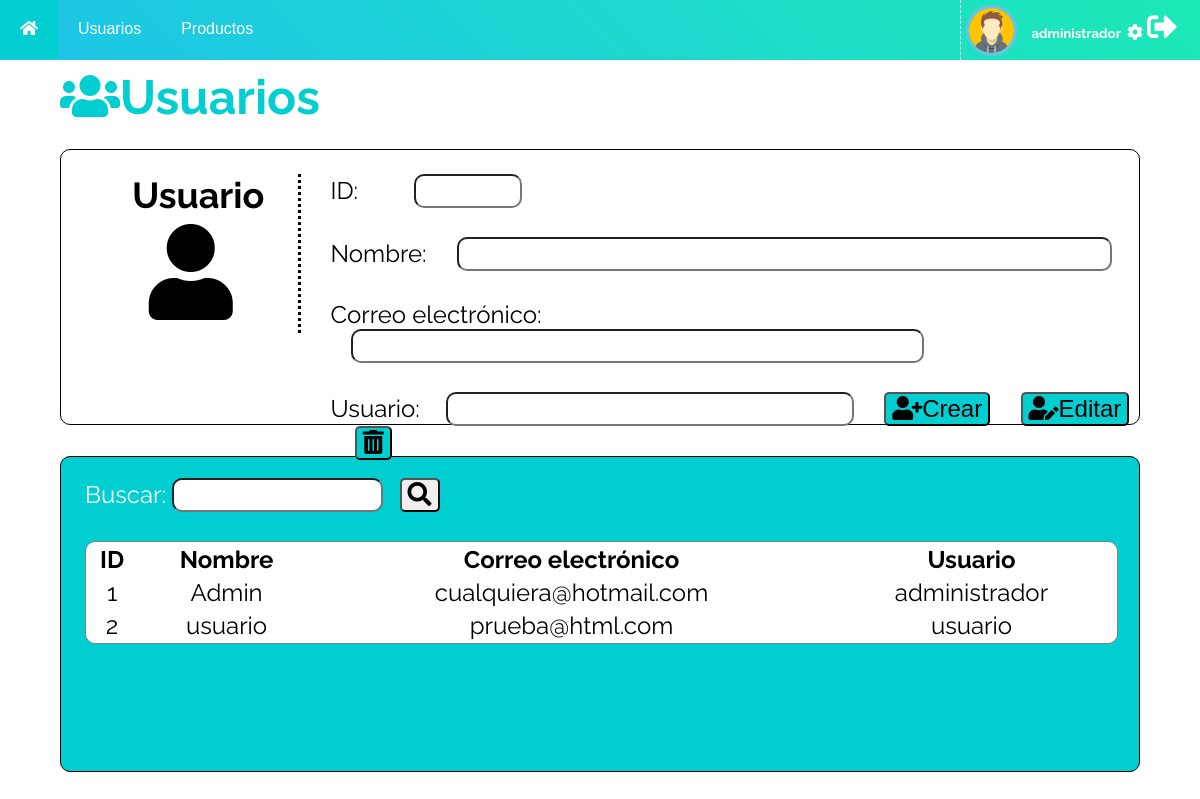
Screenshot of /crudUsuario (signed in) with the database file from the repository.
### tables this page shows
CREATE TABLE usuarios (
    id            INTEGER PRIMARY KEY AUTOINCREMENT,
    nombre        VARCHAR NOT NULL,
    correo        VARCHAR NOT NULL,
    usuario       VARCHAR UNIQUE
                          NOT NULL,
    clave         VARCHAR NOT NULL,
    autenticacion BOOLEAN NOT NULL,
    admin         BOOLEAN NOT NULL
);

### app.py (the view)
@app.route("/crudUsuario", methods=["GET"])
def crudUsuario():
    if "user" in session:
        with sqlite3.connect("cafeteria.db") as con:
            con.row_factory = sqlite3.Row
            cur = con.cursor()
            cur.execute("SELECT * FROM usuarios")
            rows = cur.fetchall()
        persona["usuario"] = session["user"]
        return render_template("crudUsuario.html", rows=rows, persona=persona)
    else:
        return render_template("login.html")

### templates/crudUsuario.html (shortened to what this page needs)
{% extends "base.html" %}
{% block ref %}
<link rel="stylesheet" href="../static/Estilos/estilosCrudUsuario.css">
<link rel="stylesheet" href="https://use.fontawesome.com/releases/v5.8.1/css/all.css"
>
{% endblock %}
{% block content %}
<div class="Barra_principal">
    <i class="fas fa-home" style="color: white; margin-left: 1%;size: 110%;"></i>
    <a Class="link_usuario" href=#>Usuarios</a>
    <a Class="link_producto" href=#>Productos</a>
</div>
<div>
    <h2><i class="fas fa-users" style="color: #00CED1;"></i>Usuarios</h2>
    <form class="ingreso_usuario" name="ingreso_usuario" id="ingreso_usuario" action="/usuario/crear" method="POST">
        <div class="Izquierda">
            <h3 class="usuario_letrero">Usuario</h3>
            <h4 class="usuario_imagen"><i class="fas fa-user"></i></h4>
        </div>
        <div class="Derecha">
            <div class="contenido">
                <label for="ID_usuario">ID: </label>
                <input class="ingreso_ID" style="width: 100px; margin-left: 50px;" type="number" name="ID_usuario" id="ID_usuario" required>
                <br>
                <br>
                <label for="nombre_usuario">Nombre: </label>
                <input class="ingreso_usuario_texto1" type="text" name="nombre_usuario" id="nombre_usuario" required
                    onkeypress="return soloLetras(event)">
                <br>
                <br>
                <label for="correo_electronico">Correo electrónico: </Label>
                <input style="width: 70%; margin-left: 20px;" class="ingreso_usuario_texto2" type="email" name="correo_electronico" id="correo_electronico"
                    required>
                <br>
                <br>
                <label for="Usuario">Usuario: </label>
                <input class="ingreso_usuario_texto3" style="width: 400px; margin-left: 20px;" type="text" name="Usuario" id="Usuario" required>
                <button class="guardar_usuario_ingresado1" type="submit" formaction="/usuario/crear" value="Crear" Name="crear"><i class="fas fa-user-plus"></i>Crear</button>
                <button class="guardar_usuario_ingresado1" type="submit" formaction="/usuario/actualizar" value="Editar" Name="editar"><i class="fas fa-user-edit"></i>Editar</button>
                <button class="guardar_usuario_ingresado1" id="btnEliminar" type="submit" formaction="/usuario/eliminar"><i class="fas fa-trash-alt"></i></button>
            </div>
        </div>
    </form>
    <br>
    <form class="busqueda_usuario" name="busqueda_usuario" id="busqueda_usuario" action="/usuario/consultar" method="POST">
        <div class="zona_busqueda">
            <label class="ID_busqueda" for="ID_busqueda">Buscar: </label>
            <input class="id_texto_busqueda" type="search" name="ID_busqueda" id="ID_busqueda">
            <button class="Buscar" type="submit"><i class="fas fa-search"></i></button>
        </div>
        <br>
        <table class="tabla_busqueda" onclick="obtenerValoresusuario(event)">
            <tr>
                <th> ID </th>
                <th>Nombre</th>
                <th>Correo electrónico</th>
                <th>Usuario</th>
            </tr>
            {% if row %}
            <tr>
                <td>{{row["id"]}}</td>
                <td>{{row["nombre"]}}</td>
                <td>{{row["correo"]}}</td>
                <td>{{row["usuario"]}}</td>
            </tr>
            {% else %}
            {% for row in rows %}
            <tr>
                <td>{{row["id"]}}</td>
                <td>{{row["nombre"]}}</td>
                <td>{{row["correo"]}}</td>
                <td>{{row["usuario"]}}</td>
            </tr>
            {% endfor %}
            {% endif %}
        </table>
    </form>
</div>
{% endblock %}

### templates/base.html (shortened to what this page needs)
<!DOCTYPE html>
<html lang="es">
<head>
    <link rel="stylesheet" href="../static/Estilos/estilosNav.css">
    {% block ref %}
    {% endblock %}
</head>
<body class="barra">
    <div class="prueba">
        <header class="barra">
            <nav class="barra">
                <div class="barra">
                    <div class="contenedorMenu barra">
                        <ul class="barra">
                            <li><a href="/homeAd"><i class="fas fa-home"></i></a></li>
                            <li><a href="crudUsuario">Usuarios</a></li>
                            <li><a href="crudProducto">Productos</a></li>
                        </ul>
                    </div>
                    <div class="contenedorPerfil barra">
                        <img class="imagen" class="rounded-circle img-fluid" src="../static/Imagenes/user.jpg"
                            width="45em" alt="user picture">
                        <div class="contenedorUsuario">
                            <h5>{{persona["usuario"]}}</h5>
                            <a href="configuracionAdmin"><i class="fas fa-cog"></i></a>
                            <a href="/logout"><i class="fas fa-sign-out-alt"></i></a>
                        </div>
                    </div>
                </div>
            </nav>
        </header>
    </div>
    {% block content %}
    {% endblock %}
</body>
</html>

### static/Estilos/estilosNav.css (style rules this page uses)
.barra { padding: 0; margin : 0; }
body { font-family: 'Raleway', sans-serif; }
header { background: linear-gradient(-135deg, #1de9b6 0%, #1dc4e9 100%); width : 100%; position : fixed; z-index : 100; }
nav { float: left; width: 100%; }
nav ul { list-style: none; overflow : hidden; }
nav ul li { float : left; font-family: Arial, sans-serif; font-size : 16px; }
nav ul li a { display : block; padding : 20px; color : #fff; text-decoration: none; }
.imagen { border-color: #6EC1E4; border-style: solid; border-radius: 50%; display : inline; margin-top: 5px; margin-left: 5px; }
.contenedorMenu { width: 50%; float: left; }
.contenedorPerfil { width: 18%; float: left; margin-left: 30%; border-left: dashed 1px white; }
.contenedorPerfil h5 { width: 400px; display: inline; margin-top:19px; margin-right: 2px; }
.contenedorUsuario { margin-top: 12px; float: right; }
.fa-sign-out-alt { font-size: 30px; }
h5, .fa-sign-out-alt,.fa-cog { color: white; }

### static/Estilos/estilosCrudUsuario.css (style rules this page uses)
div { font-family: 'Raleway', sans-serif; }
h2 { font-size: 300%; margin-top:4%; margin-left: 5%; margin-bottom: 2%; color: #00CED1; }
h3 { font-size: 150%; margin-top: 0%; margin-bottom: 1%; margin-left: 30%; }
h4 { font-size: 400%; margin-top: 0%; margin-bottom: 1%; margin-left: 37%; }
.ingreso_ID { width: 50%; font-size: 100%; margin-left: 10%; border-radius: 10px; }
.ingreso_usuario { margin-left:5%; margin-right:5%; margin-top:2%; border-style: solid; border-color: black; border-radius: 10px; padding-bottom: 10%; padding-top: 2%; font-size: 150%; border-width: thin; height: 130px; }
.ingreso_usuario_texto1 { width: 80%; font-size: 100%; margin-left: 3%; border-radius: 10px; }
.ingreso_usuario_texto2 { width: 80%; font-size: 100%; margin-left: 1%; border-radius: 10px; }
.ingreso_usuario_texto3 { width: 50%; font-size: 100%; margin-left: 7%; border-radius: 10px; }
.guardar_usuario_ingresado1 { font-size: 100%; text-align: right; margin-left:3%; background-color: #00CED1; border-radius: 5px; }
.busqueda_usuario { margin-left: 5%; margin-right:5%; margin-top:1%; padding-left: 2%; border-width: thin; border-style: solid; border-color: black; border-radius: 10px; font-size: 150%; background-color: #00CED1; }
table { text-align: center; }
.zona_busqueda { margin-top:2%; }
.id_texto_busqueda { font-size: 100%; width: 20%; border-radius: 10px; }
.ID_busqueda { color:white; }
.Buscar { font-size: 100%; margin-left: 1%; border-radius: 5px; }
.tabla_busqueda { background-color: white; margin-bottom: 12%; width:98%; border-style: solid; border-width: thin; border-radius: 10px; }
.link_usuario { margin-left: 3%; color: white; text-decoration-line: none; font-size: 115%; }
.link_producto { margin-left: 3%; color: white; text-decoration-line: none; font-size: 115%; }
.Izquierda { float: left; width:22%; border-right: dotted ; }
.Derecha { float: right; width:75%; }

### rows the page displays
usuarios: usuario "administrador", id "1", nombre "Admin", correo "cualquiera@hotmail.com"
usuarios: id "2", nombre "usuario", correo "prueba@html.com", usuario "usuario"
